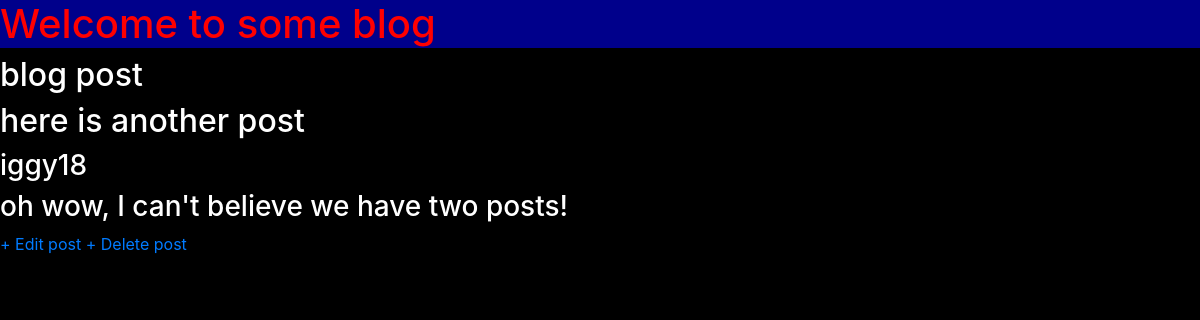
Before: /detail/2/ with the older database file.
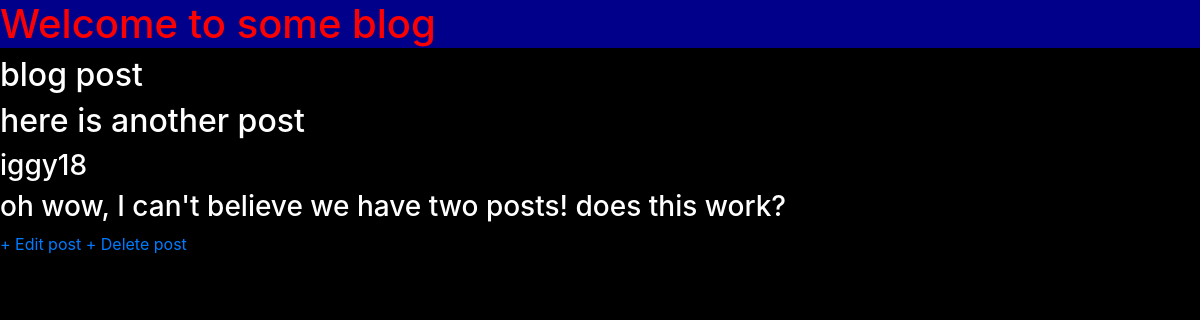
After: the same page with the newer database file.
### blog/models.py (models this page shows, shortened)
class Post(models.Model):
    title = models.CharField(max_length=200)
    author = models.ForeignKey('auth.User', on_delete=models.CASCADE)
    body = models.TextField()

### blog/views.py (the view)
# urls.py: path('detail/<int:pk>/', DetailView.as_view(), name='post_detail'),
class DetailView(DetailView):
    template_name = "post_detail.html"
    model = Post

### templates/post_detail.html
{% extends 'base.html' %}
{% block content %}
<div class="blog_post">
    <h2> blog post </h2>
    <h2> {{ object.title }} </h2>
    <h3> {{ object.author }} </h3>
    <h3> {{ object.body }} </h3>
    <a href="{% url 'edit_post' post.pk %}">+ Edit post</a>
    <a href="{% url 'delete_post' post.pk %}">+ Delete post</a>
</div>
{% endblock content %}

### templates/base.html (shortened to what this page needs)
{% load static %}
<!DOCTYPE html>
<html>
    <head>
        <link rel="stylesheet" href="https://stackpath.bootstrapcdn.com/bootstrap/4.3.1/css/bootstrap.min.css">
        <link rel="stylesheet" href="{% static 'base.css' %}">
    </head>
    <body>
    <h1>Welcome to some blog</h1>
    <main>
        {% block content %}{% endblock %}
    </main>
    </body>
</html>

### static/base.css (style rules this page uses)
body { background-color: black; color: white; }
h1 { background-color: darkblue; color: red; }

Changed rows visible on the page:
changed Post "here is another post": body "oh wow, I can't believe we have two posts!" → "oh wow, I can't believe we have two posts! does this work?"
